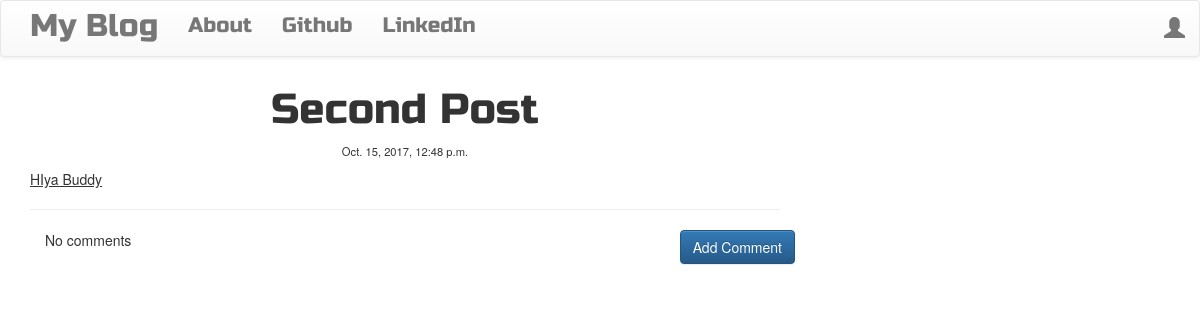
Screenshot of /post/3 with the database file from the repository.
### blog/models.py (models this page shows, shortened)
class Post(models.Model):
    author = models.ForeignKey('auth.User')
    title = models.CharField(max_length=200)
    text = models.TextField()
    create_date = models.DateTimeField(default=timezone.now)
    published_date = models.DateTimeField(blank=True, null=True)

### blog/views.py (the view)
# urls.py: url(r'^post/(?P<pk>\d+)$', views.PostDetailView.as_view(), name='post_detail'),
class PostDetailView(DetailView):
    model = Post

### blog/templates/blog/post_detail.html (shortened to what this page needs)
{% extends 'blog/base.html' %}
{% block content %}
  <h1 class="posttitle loader">{{ post.title }}</h1>
  {% if post.published_date %}
    <div class="date postdate">
      {{ post.published_date }}
    </div>
  {%else%}
    <a class = 'btn btn-default' href="{% url 'post_publish' pk=post.pk%}">Publish</a>
  {%endif%}
  <p class='postcontent'>{{post.text|safe|linebreaksbr}}</p>
  <hr>
  <a class ='btn btn-primary btn-comment' href="{% url 'add_comment_to_post' pk=post.pk %}">Add Comment</a>
  <div class="container">
    {% for comment in post.comments.all %}
      <br>
      {% if user.is_authenticated or comment.approved_comment %}
        {{ comment.create_date }}
        {% if not comment.approved_comment %}
          <a class = 'btn btn-default' href="{% url 'comment_remove' pk=comment.post.pk %}">
            <span class='glyphicon glyphicon-pencil'></span>
          </a>
          <a class = 'btn btn-primary' href="{% url 'comment_approve' pk=comment.post.pk %}">
            <span class='glyphicon glyphicon-ok'></span>
          </a>
        {%endif%}
        <p>{{comment.text|safe|linebreaks}}</p>
        <p>Posted By: {{ comment.author }}</p>
      {%endif%}
      {% empty %}
      <p>No comments</p>
    {% endfor %}
  </div>
{% endblock %}

### blog/static/css/blog.css (style rules this page uses)
.date { font-size: 0.8em; }
.postdate { text-align: center; }
.posttitle { font-family: 'Russo One', sans-serif; font-size: 3em; text-align: center; }
.postcontent { font-family: "Montserrat"; font-size: 1.5em }
.btn-comment { position: absolute; right: 0px; }
.loader { filter:hue-rotate(0deg); color:linear-gradient(45deg,#0f8,#08f); animation:hue 10000ms infinite linear; }

### rows the page displays
Post: title "Second Post", published_date "Oct. 15, 2017, 12:48 p.m.", text "HIya Buddy"
